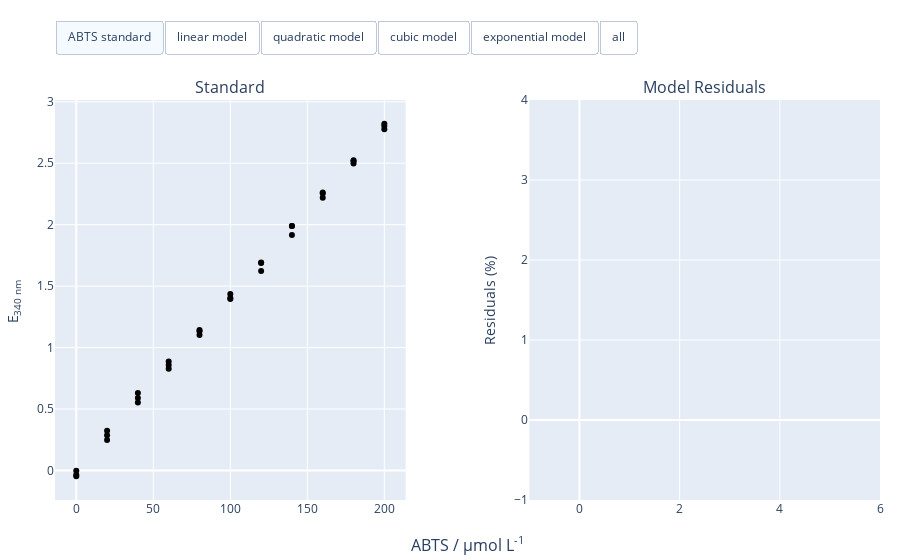

The notebook cell saved with this chart:
### Markdown cell above
## Model visualization

Models can be visualized, displaying the measured samples used for fitting of thee model, as well as the fitted model. Additionally, the residuals of the model are visualized.

### Code cell
# Visualize the models
calibrator.visualize()

### Figure 1 — Plotly figure (JSON) as saved in the notebook; plotly's stock layout.template omitted (floating-point values rounded to 4 significant figures; data arrays with more than 128 entries replaced by an {"elided": "..."} marker saying what was removed)
{"data": [{"customdata": ["ABTS standard"], "hovertemplate": "Signal: %{y:.2f}", "marker": {"color": "#000000"}, "mode": "markers", "name": "sample0", "showlegend": false, "type": "scatter", "visible": true, "x": [0], "xaxis": "x", "y": [-0.001884], "yaxis": "y"}, {"customdata": ["ABTS standard"], "hovertemplate": "Signal: %{y:.2f}", "marker": {"color": "#000000"}, "mode": "markers", "name": "sample1", "showlegend": false, "type": "scatter", "visible": true, "x": [0], "xaxis": "x", "y": [-0.04731], "yaxis": "y"}, {"customdata": ["ABTS standard"], "hovertemplate": "Signal: %{y:.2f}", "marker": {"color": "#000000"}, "mode": "markers", "name": "sample2", "showlegend": false, "type": "scatter", "visible": true, "x": [0], "xaxis": "x", "y": [-0.0344], "yaxis": "y"}, {"customdata": ["ABTS standard"], "hovertemplate": "Signal: %{y:.2f}", "marker": {"color": "#000000"}, "mode": "markers", "name": "sample3", "showlegend": false, "type": "scatter", "visible": true, "x": [20], "xaxis": "x", "y": [0.2467], "yaxis": "y"}, {"customdata": ["ABTS standard"], "hovertemplate": "Signal: %{y:.2f}", "marker": {"color": "#000000"}, "mode": "markers", "name": "sample4", "showlegend": false, "type": "scatter", "visible": true, "x": [20], "xaxis": "x", "y": [0.3224], "yaxis": "y"}, {"customdata": ["ABTS standard"], "hovertemplate": "Signal: %{y:.2f}", "marker": {"color": "#000000"}, "mode": "markers", "name": "sample5", "showlegend": false, "type": "scatter", "visible": true, "x": [20], "xaxis": "x", "y": [0.287], "yaxis": "y"}, {"customdata": ["ABTS standard"], "hovertemplate": "Signal: %{y:.2f}", "marker": {"color": "#000000"}, "mode": "markers", "name": "sample6", "showlegend": false, "type": "scatter", "visible": true, "x": [40], "xaxis": "x", "y": [0.5528], "yaxis": "y"}, {"customdata": ["ABTS standard"], "hovertemplate": "Signal: %{y:.2f}", "marker": {"color": "#000000"}, "mode": "markers", "name": "sample7", "showlegend": false, "type": "scatter", "visible": true, "x": [40], "xaxis": "x", "y": [0.6296], "yaxis": "y"}, {"customdata": ["ABTS standard"], "hovertemplate": "Signal: %{y:.2f}", "marker": {"color": "#000000"}, "mode": "markers", "name": "sample8", "showlegend": false, "type": "scatter", "visible": true, "x": [40], "xaxis": "x", "y": [0.5889], "yaxis": "y"}, {"customdata": ["ABTS standard"], "hovertemplate": "Signal: %{y:.2f}", "marker": {"color": "#000000"}, "mode": "markers", "name": "sample9", "showlegend": false, "type": "scatter", "visible": true, "x": [60], "xaxis": "x", "y": [0.8272], "yaxis": "y"}, {"customdata": ["ABTS standard"], "hovertemplate": "Signal: %{y:.2f}", "marker": {"color": "#000000"}, "mode": "markers", "name": "sample10", "showlegend": false, "type": "scatter", "visible": true, "x": [60], "xaxis": "x", "y": [0.8859], "yaxis": "y"}, {"customdata": ["ABTS standard"], "hovertemplate": "Signal: %{y:.2f}", "marker": {"color": "#000000"}, "mode": "markers", "name": "sample11", "showlegend": false, "type": "scatter", "visible": true, "x": [60], "xaxis": "x", "y": [0.8582], "yaxis": "y"}, {"customdata": ["ABTS standard"], "hovertemplate": "Signal: %{y:.2f}", "marker": {"color": "#000000"}, "mode": "markers", "name": "sample12", "showlegend": false, "type": "scatter", "visible": true, "x": [80], "xaxis": "x", "y": [1.103], "yaxis": "y"}, {"customdata": ["ABTS standard"], "hovertemplate": "Signal: %{y:.2f}", "marker": {"color": "#000000"}, "mode": "markers", "name": "sample13", "showlegend": false, "type": "scatter", "visible": true, "x": [80], "xaxis": "x", "y": [1.132], "yaxis": "y"}, {"customdata": ["ABTS standard"], "hovertemplate": "Signal: %{y:.2f}", "marker": {"color": "#000000"}, "mode": "markers", "name": "sample14", "showlegend": false, "type": "scatter", "visible": true, "x": [80], "xaxis": "x", "y": [1.143], "yaxis": "y"}, {"customdata": ["ABTS standard"], "hovertemplate": "Signal: %{y:.2f}", "marker": {"color": "#000000"}, "mode": "markers", "name": "sample15", "showlegend": false, "type": "scatter", "visible": true, "x": [100], "xaxis": "x", "y": [1.403], "yaxis": "y"}, {"customdata": ["ABTS standard"], "hovertemplate": "Signal: %{y:.2f}", "marker": {"color": "#000000"}, "mode": "markers", "name": "sample16", "showlegend": false, "type": "scatter", "visible": true, "x": [100], "xaxis": "x", "y": [1.436], "yaxis": "y"}, {"customdata": ["ABTS standard"], "hovertemplate": "Signal: %{y:.2f}", "marker": {"color": "#000000"}, "mode": "markers", "name": "sample17", "showlegend": false, "type": "scatter", "visible": true, "x": [100], "xaxis": "x", "y": [1.396], "yaxis": "y"}, {"customdata": ["ABTS standard"], "hovertemplate": "Signal: %{y:.2f}", "marker": {"color": "#000000"}, "mode": "markers", "name": "sample18", "showlegend": false, "type": "scatter", "visible": true, "x": [120], "xaxis": "x", "y": [1.692], "yaxis": "y"}, {"customdata": ["ABTS standard"], "hovertemplate": "Signal: %{y:.2f}", "marker": {"color": "#000000"}, "mode": "markers", "name": "sample19", "showlegend": false, "type": "scatter", "visible": true, "x": [120], "xaxis": "x", "y": [1.624], "yaxis": "y"}, {"customdata": ["ABTS standard"], "hovertemplate": "Signal: %{y:.2f}", "marker": {"color": "#000000"}, "mode": "markers", "name": "sample20", "showlegend": false, "type": "scatter", "visible": true, "x": [120], "xaxis": "x", "y": [1.688], "yaxis": "y"}, {"customdata": ["ABTS standard"], "hovertemplate": "Signal: %{y:.2f}", "marker": {"color": "#000000"}, "mode": "markers", "name": "sample21", "showlegend": false, "type": "scatter", "visible": true, "x": [140], "xaxis": "x", "y": [1.917], "yaxis": "y"}, {"customdata": ["ABTS standard"], "hovertemplate": "Signal: %{y:.2f}", "marker": {"color": "#000000"}, "mode": "markers", "name": "sample22", "showlegend": false, "type": "scatter", "visible": true, "x": [140], "xaxis": "x", "y": [1.989], "yaxis": "y"}, {"customdata": ["ABTS standard"], "hovertemplate": "Signal: %{y:.2f}", "marker": {"color": "#000000"}, "mode": "markers", "name": "sample23", "showlegend": false, "type": "scatter", "visible": true, "x": [140], "xaxis": "x", "y": [1.99], "yaxis": "y"}, {"customdata": ["ABTS standard"], "hovertemplate": "Signal: %{y:.2f}", "marker": {"color": "#000000"}, "mode": "markers", "name": "sample24", "showlegend": false, "type": "scatter", "visible": true, "x": [160], "xaxis": "x", "y": [2.254], "yaxis": "y"}, {"customdata": ["ABTS standard"], "hovertemplate": "Signal: %{y:.2f}", "marker": {"color": "#000000"}, "mode": "markers", "name": "sample25", "showlegend": false, "type": "scatter", "visible": true, "x": [160], "xaxis": "x", "y": [2.219], "yaxis": "y"}, {"customdata": ["ABTS standard"], "hovertemplate": "Signal: %{y:.2f}", "marker": {"color": "#000000"}, "mode": "markers", "name": "sample26", "showlegend": false, "type": "scatter", "visible": true, "x": [160], "xaxis": "x", "y": [2.262], "yaxis": "y"}, {"customdata": ["ABTS standard"], "hovertemplate": "Signal: %{y:.2f}", "marker": {"color": "#000000"}, "mode": "markers", "name": "sample27", "showlegend": false, "type": "scatter", "visible": true, "x": [180], "xaxis": "x", "y": [2.524], "yaxis": "y"}, {"customdata": ["ABTS standard"], "hovertemplate": "Signal: %{y:.2f}", "marker": {"color": "#000000"}, "mode": "markers", "name": "sample28", "showlegend": false, "type": "scatter", "visible": true, "x": [180], "xaxis": "x", "y": [2.517], "yaxis": "y"}, {"customdata": ["ABTS standard"], "hovertemplate": "Signal: %{y:.2f}", "marker": {"color": "#000000"}, "mode": "markers", "name": "sample29", "showlegend": false, "type": "scatter", "visible": true, "x": [180], "xaxis": "x", "y": [2.498], "yaxis": "y"}, {"customdata": ["ABTS standard"], "hovertemplate": "Signal: %{y:.2f}", "marker": {"color": "#000000"}, "mode": "markers", "name": "sample30", "showlegend": false, "type": "scatter", "visible": true, "x": [200], "xaxis": "x", "y": [2.776], "yaxis": "y"}, {"customdata": ["ABTS standard"], "hovertemplate": "Signal: %{y:.2f}", "marker": {"color": "#000000"}, "mode": "markers", "name": "sample31", "showlegend": false, "type": "scatter", "visible": true, "x": [200], "xaxis": "x", "y": [2.802], "yaxis": "y"}, {"customdata": ["ABTS standard"], "hovertemplate": "Signal: %{y:.2f}", "marker": {"color": "#000000"}, "mode": "markers", "name": "sample32", "showlegend": false, "type": "scatter", "visible": true, "x": [200], "xaxis": "x", "y": [2.821], "yaxis": "y"}, {"customdata": ["linear model"], "hovertemplate": "Signal: %{y:.2f}", "marker": {"color": "#636EFA"}, "mode": "lines", "name": "linear model", "type": "scatter", "visible": false, "x": {"elided": "140 float values"}, "xaxis": "x", "y": {"elided": "140 float values"}, "yaxis": "y"}, {"customdata": ["linear model"], "hoverinfo": "skip", "hovertemplate": "Signal: %{y:.2f}", "marker": {"color": "#636EFA"}, "mode": "markers", "name": "Residuals", "type": "scatter", "visible": false, "x": [0, 0, 0, 20, 20, 20, 40, 40, 40, 60, 60, 60, 80, 80, 80, 100, 100, 100, 120, 120, 120, 140, 140, 140, 160, 160, 160, 180], "xaxis": "x2", "y": [0, 0, 0, -12.09, 14.91, 2.295, -1.497, 12.19, 4.931, -1.741, 5.239, 1.944, -1.731, 0.8846, 1.832, 0.02037, 2.349, -0.4924, 0.5242, -3.566, 0.286, -2.411, 1.259, 1.318, 0.4135, -1.171, 0.7648, -1.095], "yaxis": "y2"}, {"customdata": ["quadratic model"], "hovertemplate": "Signal: %{y:.2f}", "marker": {"color": "#EF553B"}, "mode": "lines", "name": "quadratic model", "type": "scatter", "visible": false, "x": {"elided": "140 float values"}, "xaxis": "x", "y": {"elided": "140 float values"}, "yaxis": "y"}, {"customdata": ["quadratic model"], "hoverinfo": "skip", "hovertemplate": "Signal: %{y:.2f}", "marker": {"color": "#EF553B"}, "mode": "markers", "name": "Residuals", "type": "scatter", "visible": false, "x": [0, 0, 0, 20, 20, 20, 40, 40, 40, 60, 60, 60, 80, 80, 80, 100, 100, 100, 120, 120, 120, 140, 140, 140, 160, 160, 160, 180], "xaxis": "x2", "y": [0, 0, 0, -13.83, 12.62, 0.2616, -3.115, 10.35, 3.208, -3.013, 3.877, 0.6243, -2.659, -0.06816, 0.87, -0.5715, 1.744, -1.081, 0.2864, -3.794, 0.04867, -2.293, 1.382, 1.44, 0.8969, -0.695, 1.25, -0.2605], "yaxis": "y2"}, {"customdata": ["cubic model"], "hovertemplate": "Signal: %{y:.2f}", "marker": {"color": "#00CC96"}, "mode": "lines", "name": "cubic model", "type": "scatter", "visible": false, "x": {"elided": "140 float values"}, "xaxis": "x", "y": {"elided": "140 float values"}, "yaxis": "y"}, {"customdata": ["cubic model"], "hoverinfo": "skip", "hovertemplate": "Signal: %{y:.2f}", "marker": {"color": "#00CC96"}, "mode": "markers", "name": "Residuals", "type": "scatter", "visible": false, "x": [0, 0, 0, 20, 20, 20, 40, 40, 40, 60, 60, 60, 80, 80, 80, 100, 100, 100, 120, 120, 120, 140, 140, 140, 160, 160, 160, 180], "xaxis": "x2", "y": [0, 0, 0, -15.48, 10.47, -1.657, -4.202, 9.114, 2.05, -3.492, 3.364, 0.1269, -2.697, -0.1074, 0.8304, -0.3364, 1.984, -0.8473, 0.6154, -3.478, 0.3769, -2.066, 1.618, 1.676, 0.8451, -0.7459, 1.198, -0.7811], "yaxis": "y2"}, {"customdata": ["exponential model"], "hovertemplate": "Signal: %{y:.2f}", "marker": {"color": "#AB63FA"}, "mode": "lines", "name": "exponential model", "type": "scatter", "visible": false, "x": {"elided": "140 float values"}, "xaxis": "x", "y": {"elided": "140 float values"}, "yaxis": "y"}, {"customdata": ["exponential model"], "hoverinfo": "skip", "hovertemplate": "Signal: %{y:.2f}", "marker": {"color": "#AB63FA"}, "mode": "markers", "name": "Residuals", "type": "scatter", "visible": false, "x": [0, 0, 0, 20, 20, 20, 40, 40, 40, 60, 60, 60, 80, 80, 80, 100, 100, 100, 120, 120, 120, 140, 140, 140, 160, 160, 160, 180], "xaxis": "x2", "y": [-100.5, -111.3, -108.2, -52.37, -37.75, -44.58, -13.81, -1.833, -8.187, 4.138, 11.54, 8.043, 12.13, 15.12, 16.2, 15.2, 17.89, 14.61, 12.2, 7.632, 11.93, 2.613, 6.473, 6.534, -2.56, -4.098, -2.22, -12.81], "yaxis": "y2"}], "layout": {"annotations": [{"font": {"size": 16}, "showarrow": false, "text": "Standard", "x": 0.2125, "xanchor": "center", "xref": "paper", "y": 1, "yanchor": "bottom", "yref": "paper"}, {"font": {"size": 16}, "showarrow": false, "text": "Model Residuals", "x": 0.7875, "xanchor": "center", "xref": "paper", "y": 1, "yanchor": "bottom", "yref": "paper"}, {"font": {"size": 16}, "showarrow": false, "text": "ABTS / µmol L<sup>-1</sup>", "x": 0.5, "xanchor": "center", "xref": "paper", "y": 0, "yanchor": "top", "yref": "paper", "yshift": -30}], "margin": {"b": 60, "l": 20, "r": 20, "t": 100}, "updatemenus": [{"active": 0, "buttons": [{"args": [{"visible": [true, true, true, true, true, true, true, true, true, true, true, true, true, true, true, true, true, true, true, true, true, true, true, true, true, true, true, true, true, true, true, true, true, false, false, false, false, false, false, false, false]}], "label": "ABTS standard", "method": "update"}, {"args": [{"title": "linear model", "visible": [true, true, true, true, true, true, true, true, true, true, true, true, true, true, true, true, true, true, true, true, true, true, true, true, true, true, true, true, true, true, true, true, true, true, true, false, false, false, false, false, false]}], "label": "linear model", "method": "update"}, {"args": [{"title": "quadratic model", "visible": [true, true, true, true, true, true, true, true, true, true, true, true, true, true, true, true, true, true, true, true, true, true, true, true, true, true, true, true, true, true, true, true, true, false, false, true, true, false, false, false, false]}], "label": "quadratic model", "method": "update"}, {"args": [{"title": "cubic model", "visible": [true, true, true, true, true, true, true, true, true, true, true, true, true, true, true, true, true, true, true, true, true, true, true, true, true, true, true, true, true, true, true, true, true, false, false, false, false, true, true, false, false]}], "label": "cubic model", "method": "update"}, {"args": [{"title": "exponential model", "visible": [true, true, true, true, true, true, true, true, true, true, true, true, true, true, true, true, true, true, true, true, true, true, true, true, true, true, true, true, true, true, true, true, true, false, false, false, false, false, false, true, true]}], "label": "exponential model", "method": "update"}, {"args": [{"visible": [true, true, true, true, true, true, true, true, true, true, true, true, true, true, true, true, true, true, true, true, true, true, true, true, true, true, true, true, true, true, true, true, true, true, true, true, true, true, true, true, true]}], "label": "all", "method": "update"}], "direction": "right", "type": "buttons", "x": 0, "xanchor": "left", "y": 1.2, "yanchor": "top"}], "xaxis": {"anchor": "y", "domain": [0, 0.425]}, "xaxis2": {"anchor": "y2", "domain": [0.575, 1]}, "yaxis": {"anchor": "x", "domain": [0, 1], "title": {"text": "E<sub>340 nm <sub>"}}, "yaxis2": {"anchor": "x2", "domain": [0, 1], "title": {"text": "Residuals (%)"}}}}
